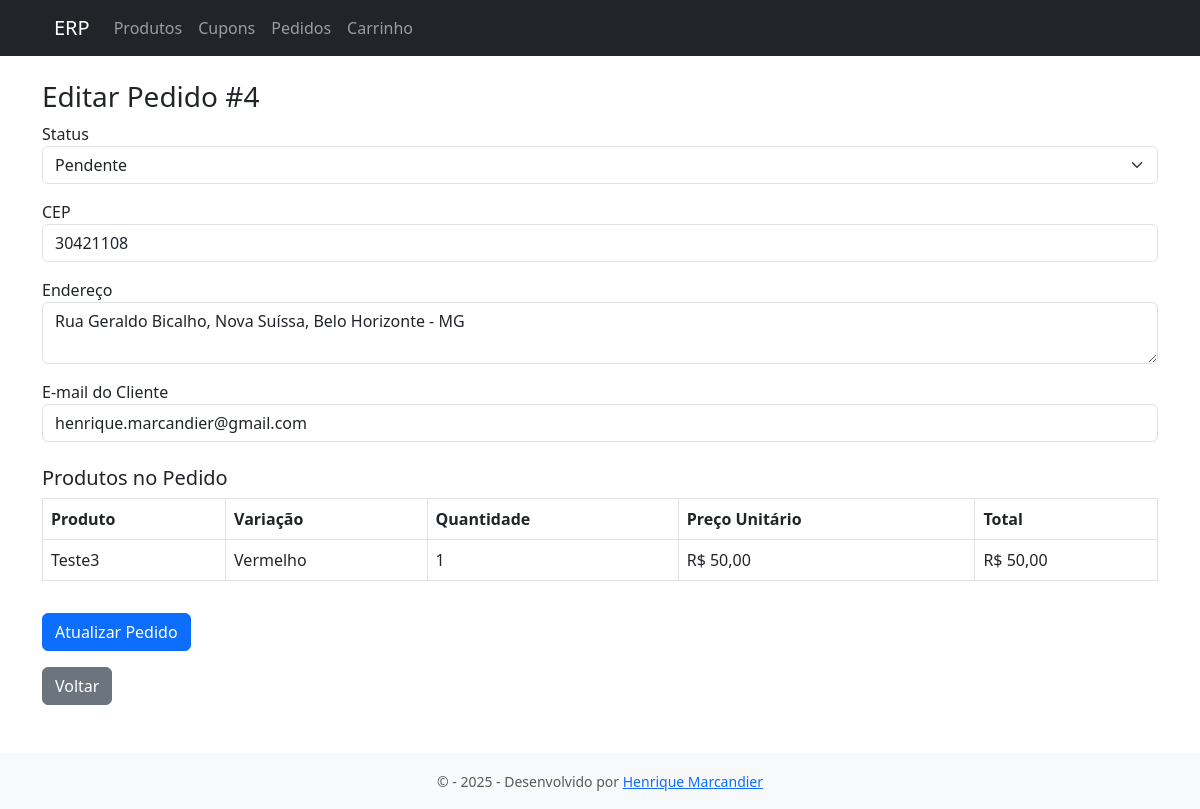
The page /?url=pedido/editar&id=4 on the database its author committed.
### tables this page shows
CREATE TABLE `pedidos` (
  `id` int(11) NOT NULL AUTO_INCREMENT,
  `cliente_nome` varchar(100) NOT NULL,
  `email_cliente` varchar(100) DEFAULT NULL,
  `cep` varchar(10) DEFAULT NULL,
  `endereco` varchar(255) DEFAULT NULL,
  `status` enum('Pendente','Processando','Enviado','Cancelado','Concluído') DEFAULT 'Pendente',
  `cupom_aplicado` varchar(255) DEFAULT NULL,
  `subtotal` decimal(10,2) NOT NULL DEFAULT 0.00,
  `frete` decimal(10,2) NOT NULL DEFAULT 0.00,
  `desconto` decimal(10,2) NOT NULL DEFAULT 0.00,
  `total` decimal(10,2) NOT NULL DEFAULT 0.00,
  `criado_em` datetime DEFAULT current_timestamp(),
  PRIMARY KEY (`id`)
);

CREATE TABLE `pedido_itens` (
  `id` int(11) NOT NULL AUTO_INCREMENT,
  `pedido_id` int(11) NOT NULL,
  `variacao_id` int(11) NOT NULL,
  `quantidade` int(11) NOT NULL,
  `preco_unitario` decimal(10,2) NOT NULL,
  PRIMARY KEY (`id`)
);

CREATE TABLE `produtos` (
  `id` int(11) NOT NULL AUTO_INCREMENT,
  `nome` varchar(100) NOT NULL,
  `descricao` text DEFAULT NULL,
  `preco` decimal(10,2) NOT NULL DEFAULT 0.00,
  `ativo` tinyint(1) DEFAULT 1,
  `criado_em` datetime DEFAULT current_timestamp(),
  PRIMARY KEY (`id`)
);

CREATE TABLE `variacoes` (
  `id` int(11) NOT NULL AUTO_INCREMENT,
  `produto_id` int(11) NOT NULL,
  `nome` varchar(100) NOT NULL,
  `preco` decimal(10,2) NOT NULL,
  PRIMARY KEY (`id`)
);

### controllers/PedidoController.php (called while the page is built, shortened)
<?php
require_once __DIR__ . '/../models/Cupom.php';
        ?>
        <?php
function editarPedido() {
    global $conn;
    $id = intval($_GET['id']);
    $resPedido = $conn->query("SELECT * FROM pedidos WHERE id = $id");
    $pedido = $resPedido->fetch_assoc();
    $resItens = $conn->query("SELECT pi.*, v.nome AS variacao_nome, p.nome AS produto_nome
        FROM pedido_itens pi
        JOIN variacoes v ON pi.variacao_id = v.id
        JOIN produtos p ON v.produto_id = p.id
        WHERE pi.pedido_id = $id");
    $itens = $resItens->fetch_all(MYSQLI_ASSOC);
    include __DIR__ . '/../views/pedidos/form_editar.php';
}
?>

### views/pedidos/form_editar.php (the view, shortened to what this page needs)
<?php include __DIR__ . '/../layout/header.php'; ?>
<div class="container mt-4">
  <h3>Editar Pedido #<?= $pedido['id'] ?></h3>
  <form method="POST" action="?url=pedidos/atualizar">
    <div class="mb-3">
      <label>Status</label>
      <select name="status" class="form-select" required>
        <?php
          $status_options = ['Pendente', 'Processando', 'Enviado', 'Cancelado', 'Concluído'];
          foreach ($status_options as $opt) {
            $sel = ($pedido['status'] == $opt) ? 'selected' : '';
            echo "<option value=\"$opt\" $sel>$opt</option>";
          }
        ?>
      </select>
    </div>
    <div class="mb-3">
  <label>CEP</label>
  <input type="text" name="cep" id="cep" class="form-control" value="<?= htmlspecialchars($pedido['cep']) ?>" required>
</div>
<div class="mb-3">
  <label>Endereço</label>
  <textarea name="endereco" id="endereco" class="form-control" required><?= htmlspecialchars($pedido['endereco']) ?></textarea>
</div>
    <div class="mb-3">
      <label>E-mail do Cliente</label>
      <input type="email" name="email" class="form-control" value="<?= htmlspecialchars($pedido['email_cliente']) ?>" required>
    </div>
    <h5 class="mt-4">Produtos no Pedido</h5>
    <table class="table table-bordered">
      <thead>
        <tr>
          <th>Produto</th>
          <th>Variação</th>
          <th>Quantidade</th>
          <th>Preço Unitário</th>
          <th>Total</th>
        </tr>
      </thead>
      <tbody>
        <?php foreach ($itens as $item): ?>
        <tr>
          <td><?= htmlspecialchars($item['produto_nome']) ?></td>
          <td><?= htmlspecialchars($item['variacao_nome']) ?></td>
          <td><?= $item['quantidade'] ?></td>
          <td>R$ <?= number_format($item['preco_unitario'], 2, ',', '.') ?></td>
          <td>R$ <?= number_format($item['quantidade'] * $item['preco_unitario'], 2, ',', '.') ?></td>
        </tr>
        <?php endforeach; ?>
      </tbody>
    </table>
    <button type="submit" class="btn btn-primary mt-3">Atualizar Pedido</button>
  </form>
  <a href="?url=pedidos" class="btn btn-secondary mt-3">Voltar</a>
</div>
<?php include __DIR__ . '/../layout/footer.php'; ?>

### rows shown on the page
pedidos: id "4", cep "30421108", endereco "Rua Geraldo Bicalho, Nova Suíssa, Belo Horizonte - MG", email "henrique.marcandier@gmail.com"
pedido_itens: produtos.nome "Teste3", variacoes.nome "Vermelho", quantidade "1", preco_unitario "50,00", $item['quantidade'] * $item['preco_unitario'] "50,00"

### other values the page prints
form field status "Pendente"
